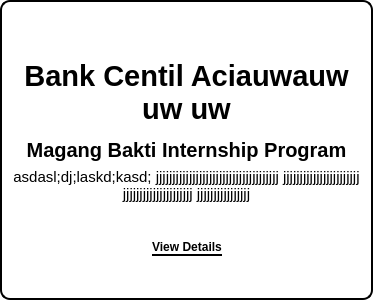
                  <widget class="QGroupBox" name="company4">
                   <property name="sizePolicy">
                    <sizepolicy hsizetype="Fixed" vsizetype="Fixed">
                     <horstretch>0</horstretch>
                     <verstretch>0</verstretch>
                    </sizepolicy>
                   </property>
                   <property name="minimumSize">
                    <size>
                     <width>300</width>
                     <height>300</height>
                    </size>
                   </property>
                   <property name="layoutDirection">
                    <enum>Qt::LeftToRight</enum>
                   </property>
                   <property name="styleSheet">
                    <string notr="true">background-color: white;
border-style:solid;
border-width:2px;
color:white;
border-radius: 10px;
border-color: black;
</string>
                   </property>
                   <property name="title">
                    <string/>
                   </property>
                   <property name="alignment">
                    <set>Qt::AlignCenter</set>
                   </property>
                   <layout class="QVBoxLayout" name="verticalLayout_7">
                    <item>
                     <widget class="QLabel" name="companyLogo_4">
                      <property name="styleSheet">
                       <string notr="true">border:none;
margin: 10px 50px;</string>
                      </property>
                      <property name="text">
                       <string/>
                      </property>
                      <property name="pixmap">
                       <pixmap resource="test.qrc">:/logo/assets/lgobca.jpg</pixmap>
                      </property>
                      <property name="scaledContents">
                       <bool>true</bool>
                      </property>
                     </widget>
                    </item>
                    <item>
                     <widget class="QLabel" name="companyName_4">
                      <property name="sizePolicy">
                       <sizepolicy hsizetype="Preferred" vsizetype="Expanding">
                        <horstretch>0</horstretch>
                        <verstretch>0</verstretch>
                       </sizepolicy>
                      </property>
                      <property name="font">
                       <font>
                        <pointsize>22</pointsize>
                        <weight>75</weight>
                        <bold>true</bold>
                       </font>
                      </property>
                      <property name="styleSheet">
                       <string notr="true">border:none;
color:black;
</string>
                      </property>
                      <property name="text">
                       <string>Bank Centil Aciauwauw uw uw</string>
                      </property>
                      <property name="alignment">
                       <set>Qt::AlignCenter</set>
                      </property>
                      <property name="wordWrap">
                       <bool>true</bool>
                      </property>
                     </widget>
                    </item>
                    <item>
                     <widget class="QLabel" name="companyInternship_4">
                      <property name="font">
                       <font>
                        <pointsize>15</pointsize>
                        <weight>75</weight>
                        <bold>true</bold>
                       </font>
                      </property>
                      <property name="styleSheet">
                       <string notr="true">border:none;
color:black;
</string>
                      </property>
                      <property name="text">
                       <string>Magang Bakti Internship Program</string>
                      </property>
                      <property name="alignment">
                       <set>Qt::AlignCenter</set>
                      </property>
                      <property name="wordWrap">
                       <bool>true</bool>
                      </property>
                     </widget>
                    </item>
                    <item>
                     <widget class="QLabel" name="companyAddress_4">
                      <property name="font">
                       <font>
                        <pointsize>11</pointsize>
                        <weight>50</weight>
                        <bold>false</bold>
                       </font>
                      </property>
                      <property name="styleSheet">
                       <string notr="true">border:none;
color:black;
</string>
                      </property>
                      <property name="text">
                       <string>asdasl;dj;laskd;kasd; jjjjjjjjjjjjjjjjjjjjjjjjjjjjjjjjjjjjj jjjjjjjjjjjjjjjjjjjjjjj jjjjjjjjjjjjjjjjjjjjj jjjjjjjjjjjjjjjj</string>
                      </property>
                      <property name="alignment">
                       <set>Qt::AlignCenter</set>
                      </property>
                      <property name="wordWrap">
                       <bool>true</bool>
                      </property>
                     </widget>
                    </item>
                    <item>
                     <widget class="QGroupBox" name="companyDetails_4">
                      <property name="sizePolicy">
                       <sizepolicy hsizetype="Expanding" vsizetype="Expanding">
                        <horstretch>0</horstretch>
                        <verstretch>0</verstretch>
                       </sizepolicy>
                      </property>
                      <property name="styleSheet">
                       <string notr="true">border:none;</string>
                      </property>
                      <property name="title">
                       <string/>
                      </property>
                      <layout class="QHBoxLayout" name="horizontalLayout_12">
                       <item>
                        <widget class="QGroupBox" name="blankLeft_4">
                         <property name="sizePolicy">
                          <sizepolicy hsizetype="Expanding" vsizetype="Expanding">
                           <horstretch>0</horstretch>
                           <verstretch>0</verstretch>
                          </sizepolicy>
                         </property>
                         <property name="styleSheet">
                          <string notr="true">border:none;</string>
                         </property>
                         <property name="title">
                          <string/>
                         </property>
                        </widget>
                       </item>
                       <item>
                        <widget class="QPushButton" name="viewDetailsbutton">
                         <property name="sizePolicy">
                          <sizepolicy hsizetype="Fixed" vsizetype="Fixed">
                           <horstretch>0</horstretch>
                           <verstretch>0</verstretch>
                          </sizepolicy>
                         </property>
                         <property name="font">
                          <font>
                           <weight>75</weight>
                           <italic>false</italic>
                           <bold>true</bold>
                           <underline>false</underline>
                          </font>
                         </property>
                         <property name="toolTipDuration">
                          <number>0</number>
                         </property>
                         <property name="layoutDirection">
                          <enum>Qt::RightToLeft</enum>
                         </property>
                         <property name="styleSheet">
                          <string notr="true">border:none;
color:black;
padding-bottom: 0px;
border-bottom: 2px solid black;
border-radius: 0px;</string>
                         </property>
                         <property name="text">
                          <string>View Details</string>
                         </property>
                         <property name="icon">
                          <iconset>
                           <normaloff>:/logo/right-direction.svg</normaloff>:/logo/right-direction.svg</iconset>
                         </property>
                        </widget>
                       </item>
                       <item>
                        <widget class="QGroupBox" name="blankRight_4">
                         <property name="sizePolicy">
                          <sizepolicy hsizetype="Expanding" vsizetype="Expanding">
                           <horstretch>0</horstretch>
                           <verstretch>0</verstretch>
                          </sizepolicy>
                         </property>
                         <property name="styleSheet">
                          <string notr="true">border:none;</string>
                         </property>
                         <property name="title">
                          <string/>
                         </property>
                        </widget>
                       </item>
                      </layout>
                     </widget>
                    </item>
                   </layout>
                  </widget>
